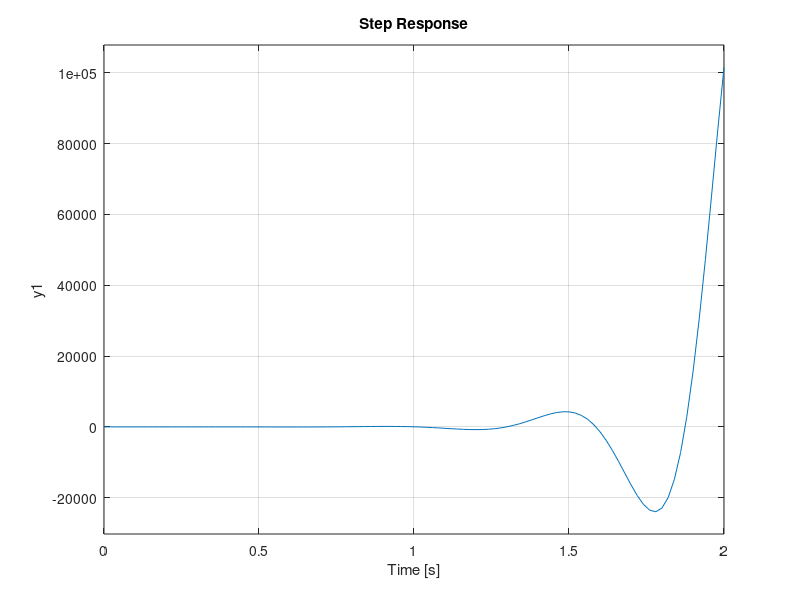
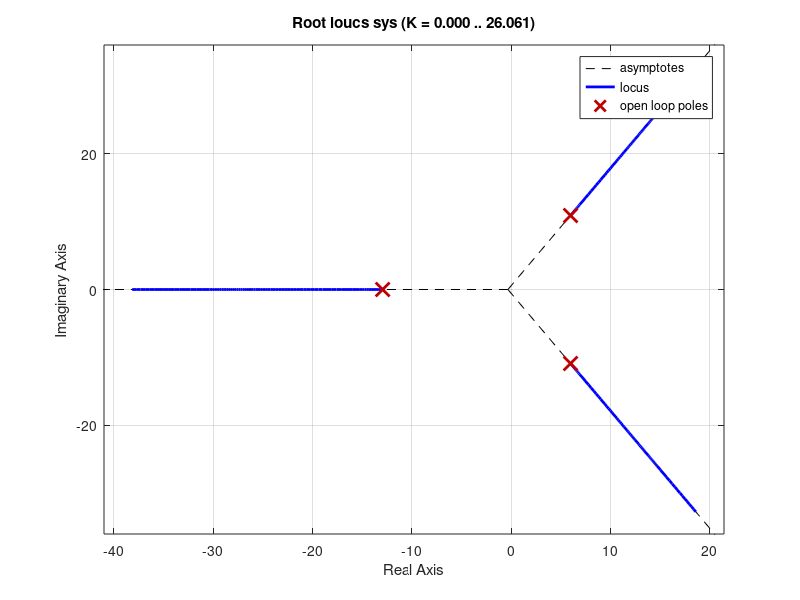

Reproduce these figures in MATLAB, in order. (Note: this script raises an error after producing the figures.)
%% Q6.1

KI = [ 1 20 50 100 500 1000 1000000] % value for the KI, and KI > 0

for  n = 1:7

s = tf('s');

sys =  (0.002 * KI(n))/((s^3 + s^2 + 0.001*s) + 0.002*KI(n))


figure(100);
step(sys)           %Step response 

figure(101);
rlocus(sys)         %Root locus

polesp = pole(sys)  %Discover the poles

end


[k,poles] = rlocfind(sys)
